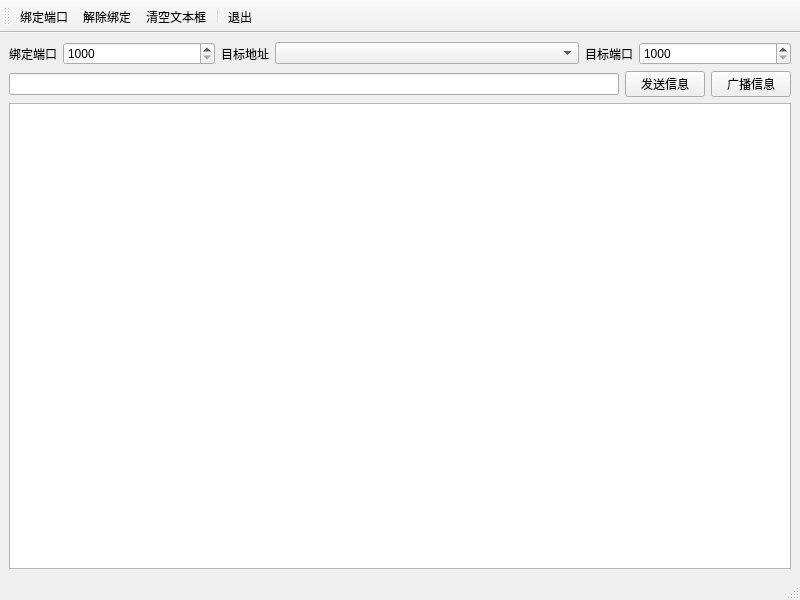
<?xml version="1.0" encoding="UTF-8"?>
<ui version="4.0">
 <class>MainWindow</class>
 <widget class="QMainWindow" name="MainWindow">
  <property name="geometry">
   <rect>
    <x>0</x>
    <y>0</y>
    <width>800</width>
    <height>600</height>
   </rect>
  </property>
  <property name="windowTitle">
   <string>UDP通信</string>
  </property>
  <widget class="QWidget" name="centralwidget">
   <layout class="QVBoxLayout" name="verticalLayout">
    <item>
     <layout class="QHBoxLayout" name="horizontalLayout">
      <item>
       <widget class="QLabel" name="label">
        <property name="text">
         <string>绑定端口</string>
        </property>
       </widget>
      </item>
      <item>
       <widget class="QSpinBox" name="spinBindPort">
        <property name="sizePolicy">
         <sizepolicy hsizetype="Minimum" vsizetype="Fixed">
          <horstretch>1</horstretch>
          <verstretch>0</verstretch>
         </sizepolicy>
        </property>
        <property name="minimum">
         <number>1000</number>
        </property>
        <property name="maximum">
         <number>9999</number>
        </property>
       </widget>
      </item>
      <item>
       <widget class="QLabel" name="label_2">
        <property name="text">
         <string>目标地址</string>
        </property>
       </widget>
      </item>
      <item>
       <widget class="QComboBox" name="cmbTargetIP">
        <property name="sizePolicy">
         <sizepolicy hsizetype="Preferred" vsizetype="Fixed">
          <horstretch>2</horstretch>
          <verstretch>0</verstretch>
         </sizepolicy>
        </property>
       </widget>
      </item>
      <item>
       <widget class="QLabel" name="label_3">
        <property name="text">
         <string>目标端口</string>
        </property>
       </widget>
      </item>
      <item>
       <widget class="QSpinBox" name="spinTargetPort">
        <property name="sizePolicy">
         <sizepolicy hsizetype="Minimum" vsizetype="Fixed">
          <horstretch>1</horstretch>
          <verstretch>0</verstretch>
         </sizepolicy>
        </property>
        <property name="minimum">
         <number>1000</number>
        </property>
        <property name="maximum">
         <number>9999</number>
        </property>
       </widget>
      </item>
     </layout>
    </item>
    <item>
     <layout class="QHBoxLayout" name="horizontalLayout_2">
      <item>
       <widget class="QLineEdit" name="lineEdit"/>
      </item>
      <item>
       <widget class="QPushButton" name="btnSend">
        <property name="text">
         <string>发送信息</string>
        </property>
       </widget>
      </item>
      <item>
       <widget class="QPushButton" name="btnBoardcast">
        <property name="text">
         <string>广播信息</string>
        </property>
       </widget>
      </item>
     </layout>
    </item>
    <item>
     <widget class="QPlainTextEdit" name="plainTextEdit"/>
    </item>
   </layout>
  </widget>
  <widget class="QStatusBar" name="statusbar"/>
  <widget class="QToolBar" name="toolBar">
   <property name="windowTitle">
    <string>toolBar</string>
   </property>
   <property name="toolButtonStyle">
    <enum>Qt::ToolButtonTextBesideIcon</enum>
   </property>
   <attribute name="toolBarArea">
    <enum>TopToolBarArea</enum>
   </attribute>
   <attribute name="toolBarBreak">
    <bool>false</bool>
   </attribute>
   <addaction name="actBind"/>
   <addaction name="actDisbind"/>
   <addaction name="actTextClear"/>
   <addaction name="separator"/>
   <addaction name="actExit"/>
  </widget>
  <action name="actBind">
   <property name="icon">
    <iconset resource="res.qrc">
     <normaloff>:/images/start.bmp</normaloff>:/images/start.bmp</iconset>
   </property>
   <property name="text">
    <string>绑定端口</string>
   </property>
   <property name="toolTip">
    <string>绑定端口</string>
   </property>
  </action>
  <action name="actDisbind">
   <property name="icon">
    <iconset resource="res.qrc">
     <normaloff>:/images/stop.bmp</normaloff>:/images/stop.bmp</iconset>
   </property>
   <property name="text">
    <string>解除绑定</string>
   </property>
   <property name="toolTip">
    <string>解除绑定</string>
   </property>
  </action>
  <action name="actTextClear">
   <property name="icon">
    <iconset resource="res.qrc">
     <normaloff>:/images/clear.bmp</normaloff>:/images/clear.bmp</iconset>
   </property>
   <property name="text">
    <string>清空文本框</string>
   </property>
   <property name="toolTip">
    <string>清空文本框</string>
   </property>
  </action>
  <action name="actExit">
   <property name="icon">
    <iconset resource="res.qrc">
     <normaloff>:/images/exit.bmp</normaloff>:/images/exit.bmp</iconset>
   </property>
   <property name="text">
    <string>退出</string>
   </property>
   <property name="toolTip">
    <string>退出</string>
   </property>
  </action>
 </widget>
 <resources>
  <include location="res.qrc"/>
 </resources>
 <connections/>
</ui>
